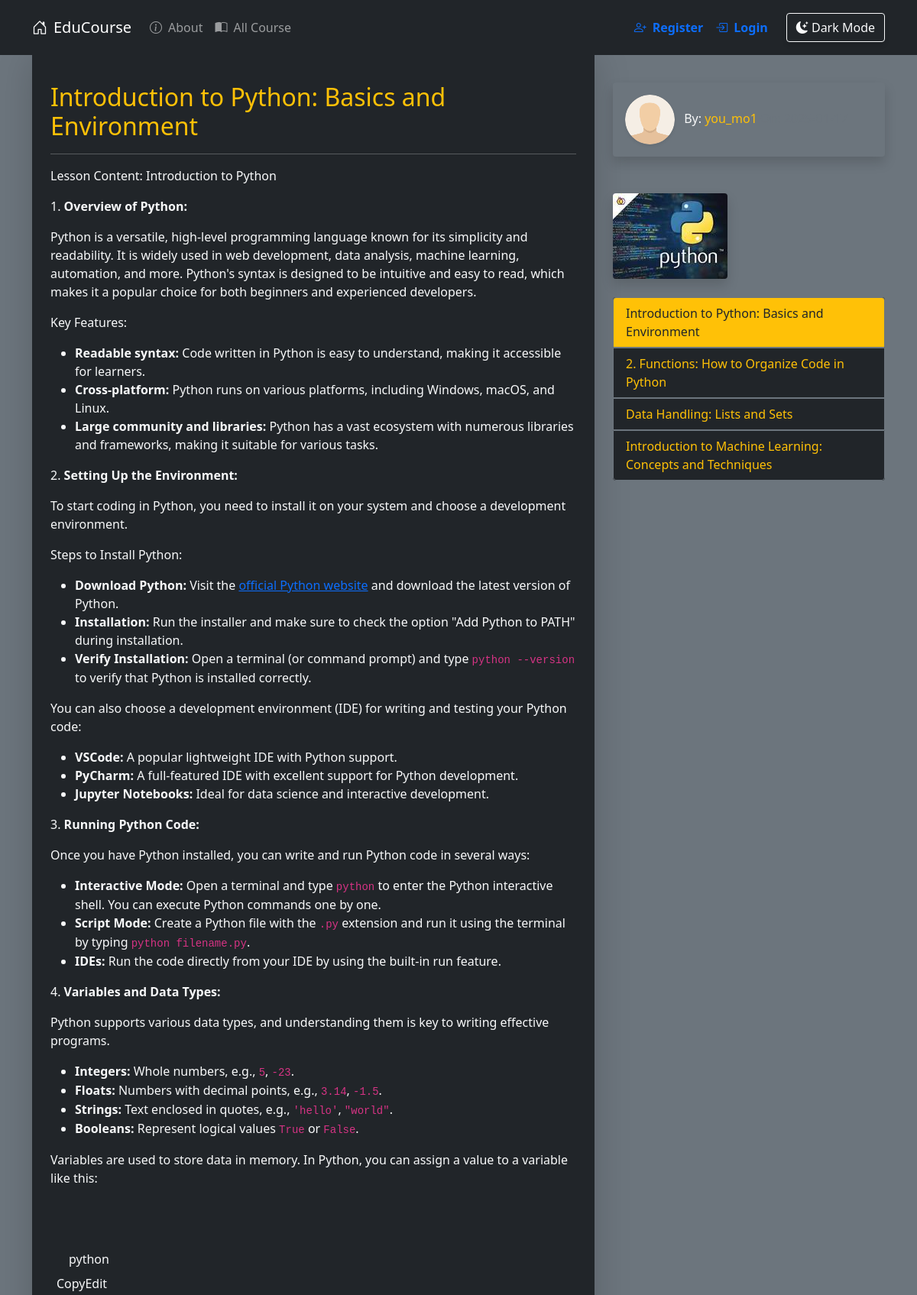
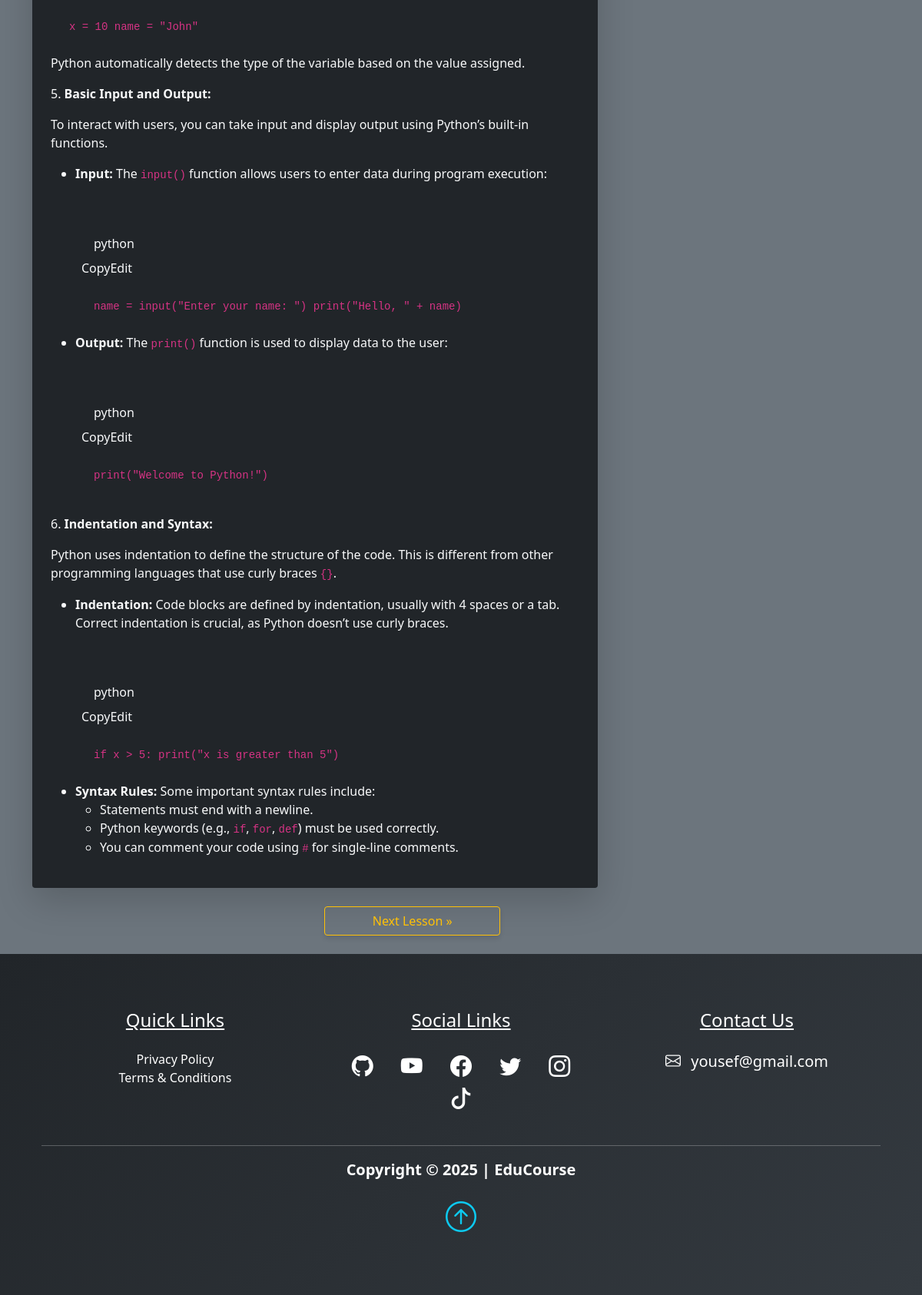
The app's page /Python/-introduction-to-python-basics-environment with its own data (2 pictures, top to bottom).
### pythonic/models.py (models this page shows, shortened)
class Lesson(db.Model):
    id = db.Column(db.Integer, primary_key=True)
    title = db.Column(db.String(100), nullable=False)
    date_posted = db.Column(db.DateTime, nullable=False, default=lambda: datetime.now(timezone.utc))
    content = db.Column(db.Text, nullable=False)
    thumbnail = db.Column(db.String(20), nullable=False, default="default_thumbnail.jpg")
    slug = db.Column(db.String(100), nullable=False)
    user_id = db.Column(db.Integer, db.ForeignKey("user.id"), nullable=False)
    course_id = db.Column(db.Integer, db.ForeignKey("course.id"), nullable=False)
    video = db.Column(db.String(100), nullable=True)  # For uploaded videos

class User(db.Model, UserMixin):
    id = db.Column(db.Integer, primary_key=True)
    fname = db.Column(db.String(25), nullable=False)
    lname = db.Column(db.String(25), nullable=False)
    username = db.Column(db.String(25), unique=True, nullable=False)
    email = db.Column(db.String(125), unique=True, nullable=False)
    image_file = db.Column(db.String(20), nullable=False, default="default.png")
    bio = db.Column(db.Text, nullable=True)
    password = db.Column(db.String(60), nullable=False)
    lessons = db.relationship("Lesson", backref="author", lazy=True)

class Course(db.Model):
    id = db.Column(db.Integer, primary_key=True)
    title = db.Column(db.String(50), unique=True, nullable=False)
    description = db.Column(db.String(150), nullable=False)
    icon = db.Column(db.String(20), nullable=False, default="default_icon.jpg")
    lessons = db.relationship("Lesson", backref="course_name", lazy=True)

### pythonic/routes.py (the view)
@app.route("/<string:course>/<string:lesson_slug>")
def lesson(course, lesson_slug):
    course_obj = Course.query.filter_by(title=course).first_or_404()
    lesson = Lesson.query.filter_by(
        slug=lesson_slug,
        course_id=course_obj.id
    ).first_or_404()
    previous_lesson = Lesson.query.filter(
        Lesson.course_id == lesson.course_id,
        Lesson.id < lesson.id
    ).order_by(Lesson.id.desc()).first()
    next_lesson = Lesson.query.filter(
        Lesson.course_id == lesson.course_id,
        Lesson.id > lesson.id
    ).order_by(Lesson.id.asc()).first()
    return render_template(
        "lesson.html",
        lesson=lesson,
        previous_lesson=previous_lesson,
        next_lesson=next_lesson
    )

### pythonic/templates/lesson.html (shortened to what this page needs)
{% extends "layout.html" %}
{% block content %}
<div class="container-fluid bg-secondary">
    <div class="container">
        <div class="row">
            <div class="col-lg-8 col-md-12">
                <div class="container pt-5 bg-dark text-light rounded shadow-lg p-4">
                    <h2 class="text-warning">{{ lesson.title }}</h2>
                    <hr class="border-secondary">
                    <div class="lesson-content">{{ lesson.content | safe }}</div>
                </div>
                <div class="row justify-content-md-center my-4">
                    <div class="col-4">
                    </div>
                    <div class="col-4">
                        {% if next_lesson %}
                        <a href="{{ url_for('lesson', course=lesson.course_name.title, lesson_slug=next_lesson.slug) }}">
                            <button class="btn btn-outline-warning w-100" type="button" data-bs-toggle="tooltip" data-bs-placement="top"
                                title="{{ next_lesson.title }}">
                                Next Lesson &raquo;
                            </button>
                        </a>
                        {% endif %}
                    </div>
                </div>
            </div>
            <div class="col-4">
                <div class="my-5 bg-secondary text-light p-3 rounded shadow">
                    <span>
                        <img class="article-img rounded-circle shadow-sm me-2"
                            src="{{ url_for('static', filename='user_pics/' + lesson.author.image_file) }}" alt="Author Image">
                        <span>By:</span>
                        <a href="#" class="link text-warning">{{ lesson.author.username }}</a>
                        <span class="text-muted">On: {{ lesson.date_posted.strftime('%Y-%m-%d') }}</span>
                    </span>
                </div>
                <div class="mb-4">
                    <img src="{{ url_for('static', filename='course_icons/' + lesson.course_name.icon) }}" alt="Course Icon" class="img-fluid rounded shadow">
                </div>
                <ul class="list-group bg-dark border-0">
                    {% for lsn in lesson.course_name.lessons %}
                    {% if lsn.title == lesson.title %}
                    <li class="list-group-item bg-warning text-dark border border-secondary">
                        <a class="text-decoration-none text-dark"
                            href="{{ url_for('lesson', course=lsn.course_name.title, lesson_slug=lsn.slug) }}">{{ lsn.title }}</a>
                    </li>
                    {% else %}
                    <li class="list-group-item bg-dark text-light border border-secondary">
                        <a class="text-decoration-none text-warning"
                            href="{{ url_for('lesson', course=lsn.course_name.title, lesson_slug=lsn.slug) }}">{{ lsn.title }}</a>
                    </li>
                    {% endif %}
                    {% endfor %}
                </ul>
            </div>
        </div>
    </div>
</div>
{% endblock %}

### pythonic/static/main.css (style rules this page uses)
body::before { display: block; content: ''; height: 60px; }
.article-img { height: 65px; width: 65px; margin-right: 8px; }
.link { text-decoration: none; }

### pythonic/static/styles.css (style rules this page uses)
.btn, .dropdown-menu { box-shadow: 0 4px 6px rgba(0, 0, 0, 0.1); }

### records on screen
Lesson: title "Introduction to Python: Basics and Environment", content "Lesson Content: Introduction to Python 1. Overview of Python: Python is a versatile, high-level programming language known for its simplicity and readability. It is widely used in web development, data analysis, machine learning, automation, and more. Python's syntax is designed to be intuitive and easy to read, which makes it a popular choice for both beginners and experienced developers. Key Features: Readable syntax: Code written in Python is easy to understand, making it accessible for learners. Cross-platform: Python runs on various platforms, including Windows, macOS, and Linux. Large community and libraries: Python has a vast ecosystem with numerous libraries and frameworks, making…"
User: image_file (placeholder picture), author.username "you_mo1"
Course: icon (picture)
Lesson: title "2. Functions: How to Organize Code in Python"
Lesson: title "Data Handling: Lists and Sets"
Lesson: title "Introduction to Machine Learning: Concepts and Techniques"
